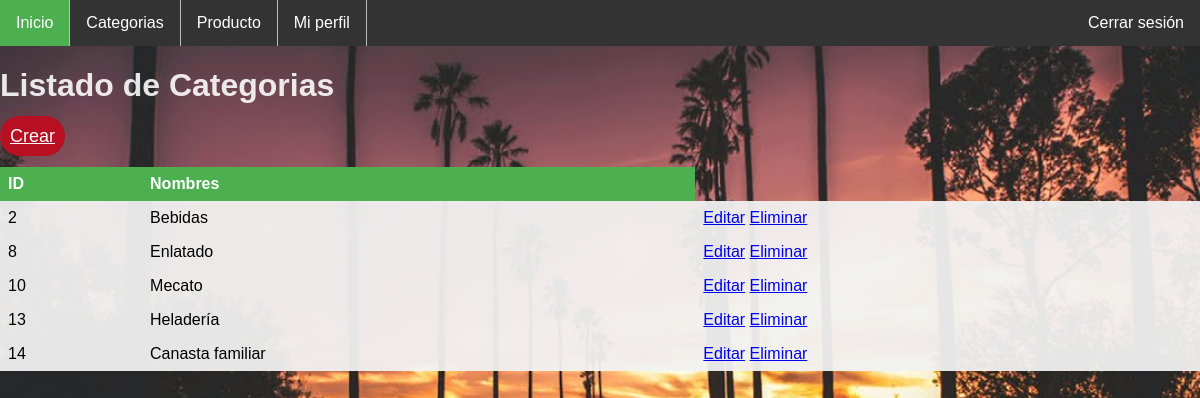
Before: /categoria (signed in) with the older database file.
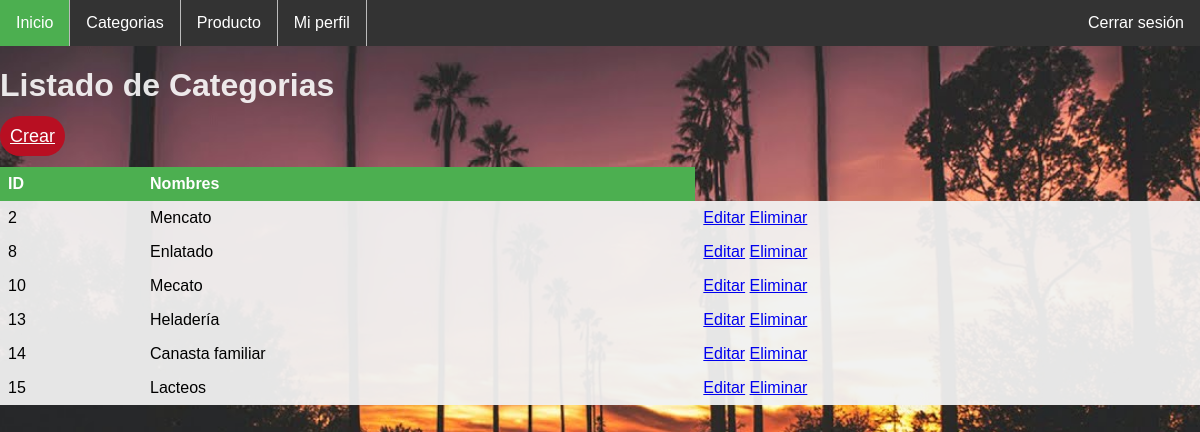
After: the same page with the newer database file.
### tables this page shows
CREATE TABLE "categoria" (
	"id"	INTEGER NOT NULL,
	"nombre"	TEXT NOT NULL,
	"id_usuario"	INTEGER NOT NULL,
	PRIMARY KEY("id" AUTOINCREMENT)
);

### app.py (the view)
@app.route('/categoria')
def categoria():
    id_us = session['usuario'][0]
    categoria = db.execute("""select * from categoria where
        id_usuario = ?""", ( id_us,)).fetchall()
    return render_template('categoria.html', categorias = categoria)

### templates/categoria.html
{% extends 'layouts/base.html' %} {% block title %} Categorias {% endblock %} {%
    block content %}
    <div class="title-page">
      <h1>Listado de Categorias</h1>
      <a class="btn btn-success boton" href="{{ url_for('crear_categoria') }}">Crear</a>
    </div>
    <table class="table">
      <thead>
        <tr>
          <th>ID</th>
          <th>Nombres</th>
        </tr>
      </thead>
      <tbody>
        {% for categoria in categorias %}
        <tr>
          <td>{{ categoria[0] }}</td>
          <td>{{ categoria[1] }}</td>
          <td>
              <a class="btn" href="{{ url_for('editar_cat', id = categoria[0]) }}">Editar</a>
              <a class="btn btn-danger" href="{{ url_for('eliminar_cat', id = categoria[0]) }}">Eliminar</a>
          </td>
        </tr>
        {% endfor %}
      </tbody>
    </table>
    {% endblock %}

Changed rows visible on the page:
changed categoria id 2: nombre "Bebidas" → "Mencato"
added categoria: id "15", nombre "Lacteos"
